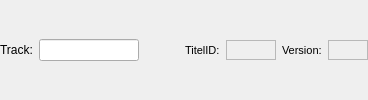
           <widget class="QWidget" name="widget_2" native="true">
            <layout class="QHBoxLayout" name="horizontalLayout">
             <property name="spacing">
              <number>6</number>
             </property>
             <property name="leftMargin">
              <number>0</number>
             </property>
             <property name="topMargin">
              <number>0</number>
             </property>
             <property name="rightMargin">
              <number>0</number>
             </property>
             <property name="bottomMargin">
              <number>0</number>
             </property>
             <item>
              <widget class="QLabel" name="label_43">
               <property name="text">
                <string>Track:</string>
               </property>
              </widget>
             </item>
             <item>
              <widget class="QLineEdit" name="track">
               <property name="maximumSize">
                <size>
                 <width>100</width>
                 <height>16777215</height>
                </size>
               </property>
               <property name="maxLength">
                <number>6</number>
               </property>
              </widget>
             </item>
             <item>
              <spacer>
               <property name="orientation">
                <enum>Qt::Horizontal</enum>
               </property>
               <property name="sizeHint" stdset="0">
                <size>
                 <width>40</width>
                 <height>20</height>
                </size>
               </property>
              </spacer>
             </item>
             <item>
              <widget class="QLabel" name="label_59">
               <property name="font">
                <font>
                 <pointsize>8</pointsize>
                </font>
               </property>
               <property name="text">
                <string>TitelID:</string>
               </property>
              </widget>
             </item>
             <item>
              <widget class="QLabel" name="titleId">
               <property name="sizePolicy">
                <sizepolicy hsizetype="Maximum" vsizetype="Preferred">
                 <horstretch>0</horstretch>
                 <verstretch>0</verstretch>
                </sizepolicy>
               </property>
               <property name="minimumSize">
                <size>
                 <width>50</width>
                 <height>0</height>
                </size>
               </property>
               <property name="maximumSize">
                <size>
                 <width>16777215</width>
                 <height>20</height>
                </size>
               </property>
               <property name="font">
                <font>
                 <pointsize>8</pointsize>
                </font>
               </property>
               <property name="frameShape">
                <enum>QFrame::StyledPanel</enum>
               </property>
               <property name="frameShadow">
                <enum>QFrame::Sunken</enum>
               </property>
               <property name="text">
                <string/>
               </property>
               <property name="alignment">
                <set>Qt::AlignRight|Qt::AlignTrailing|Qt::AlignVCenter</set>
               </property>
              </widget>
             </item>
             <item>
              <widget class="QLabel" name="label_10">
               <property name="font">
                <font>
                 <pointsize>8</pointsize>
                </font>
               </property>
               <property name="text">
                <string>Version:</string>
               </property>
              </widget>
             </item>
             <item>
              <widget class="QLabel" name="recordVersion">
               <property name="sizePolicy">
                <sizepolicy hsizetype="Maximum" vsizetype="Preferred">
                 <horstretch>0</horstretch>
                 <verstretch>0</verstretch>
                </sizepolicy>
               </property>
               <property name="minimumSize">
                <size>
                 <width>40</width>
                 <height>0</height>
                </size>
               </property>
               <property name="maximumSize">
                <size>
                 <width>16777215</width>
                 <height>20</height>
                </size>
               </property>
               <property name="font">
                <font>
                 <pointsize>8</pointsize>
                </font>
               </property>
               <property name="frameShape">
                <enum>QFrame::StyledPanel</enum>
               </property>
               <property name="frameShadow">
                <enum>QFrame::Sunken</enum>
               </property>
               <property name="text">
                <string/>
               </property>
               <property name="alignment">
                <set>Qt::AlignRight|Qt::AlignTrailing|Qt::AlignVCenter</set>
               </property>
              </widget>
             </item>
            </layout>
           </widget>
